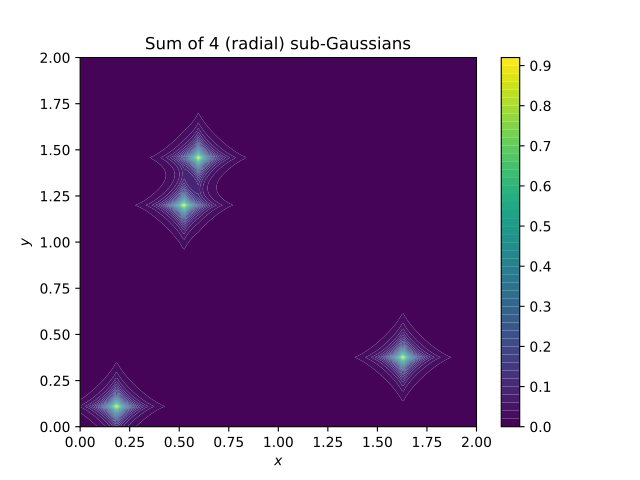

Here is the Python script that generated this plot:
import numpy as np
import matplotlib.pyplot as plt
from pycsou.linop.sampling import MappedDistanceMatrix
from pycsou.math.green import SubGaussian

t = np.linspace(0, 2, 256)
rng = np.random.default_rng(seed=2)
x,y = np.meshgrid(t,t)
samples1 = np.stack((x.flatten(), y.flatten()), axis=-1)
samples2 = np.stack((2 * rng.random(size=4), 2 * rng.random(size=4)), axis=-1)
alpha = np.ones(samples2.shape[0])
ord=.8
epsilon = 1 / 12
func = SubGaussian(alpha=ord, epsilon=epsilon)
MDMOp = MappedDistanceMatrix(samples1=samples1, samples2=samples2, function=func, ord=ord, operator_type='dask')
plt.contourf(x,y,(MDMOp * alpha).reshape(t.size, t.size), 50)
plt.title('Sum of 4 (radial) sub-Gaussians')
plt.colorbar()
plt.xlabel('$x$')
plt.ylabel('$y$')
